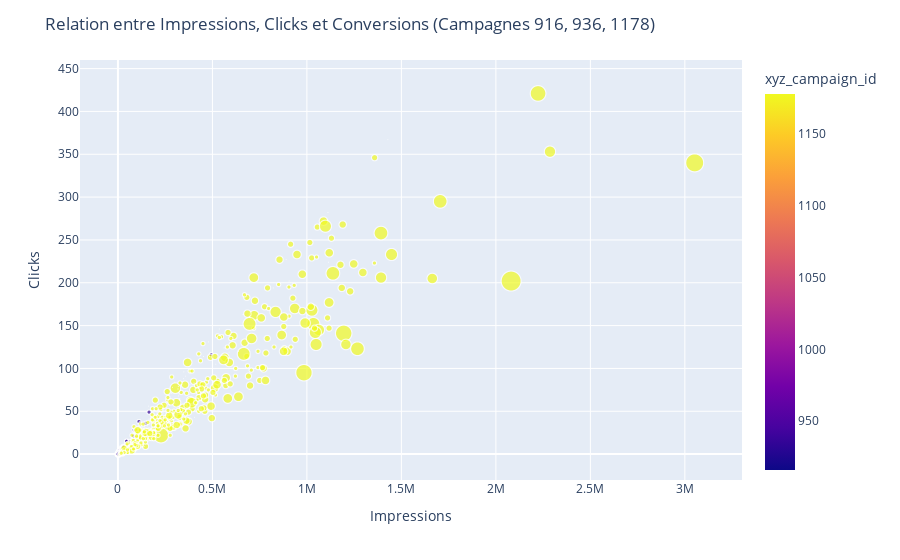

Source (notebook cell):
### Markdown cell above
# Relation entre Impressions, Clicks et Conversions

### Code cell
scatter_fig = px.scatter(df[df['xyz_campaign_id'].isin([916, 936, 1178])], x='Impressions', y='Clicks', color='xyz_campaign_id', size='Approved_Conversion', hover_name='ad_id')

scatter_fig.update_layout(title='Relation entre Impressions, Clicks et Conversions (Campagnes 916, 936, 1178)')

scatter_fig.show()

### Figure 1 — Plotly figure (JSON) as saved in the notebook; plotly's stock layout.template omitted (floating-point values rounded to 4 significant figures; data arrays with more than 128 entries replaced by an {"elided": "..."} marker saying what was removed)
{"data": [{"hovertemplate": "<b>%{hovertext}</b><br><br>Impressions=%{x}<br>Clicks=%{y}<br>Approved_Conversion=%{marker.size}<br>xyz_campaign_id=%{marker.color}<extra></extra>", "hovertext": {"elided": "1143 int values"}, "legendgroup": "", "marker": {"color": {"elided": "1143 int values"}, "coloraxis": "coloraxis", "size": {"elided": "1143 int values"}, "sizemode": "area", "sizeref": 0.0525, "symbol": "circle"}, "mode": "markers", "name": "", "showlegend": false, "type": "scattergl", "x": {"elided": "1143 int values"}, "xaxis": "x", "y": {"elided": "1143 int values"}, "yaxis": "y"}], "layout": {"coloraxis": {"colorbar": {"title": {"text": "xyz_campaign_id"}}, "colorscale": [[0, "#0d0887"], [0.1111, "#46039f"], [0.2222, "#7201a8"], [0.3333, "#9c179e"], [0.4444, "#bd3786"], [0.5556, "#d8576b"], [0.6667, "#ed7953"], [0.7778, "#fb9f3a"], [0.8889, "#fdca26"], [1, "#f0f921"]]}, "legend": {"itemsizing": "constant", "tracegroupgap": 0}, "margin": {"t": 60}, "title": {"text": "Relation entre Impressions, Clicks et Conversions (Campagnes 916, 936, 1178)"}, "xaxis": {"anchor": "y", "domain": [0, 1], "title": {"text": "Impressions"}}, "yaxis": {"anchor": "x", "domain": [0, 1], "title": {"text": "Clicks"}}}}
